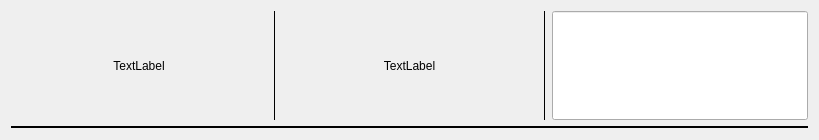
<?xml version="1.0" encoding="UTF-8"?>
<ui version="4.0">
 <class>OCR_Data_Widget</class>
 <widget class="QWidget" name="OCR_Data_Widget">
  <property name="geometry">
   <rect>
    <x>0</x>
    <y>0</y>
    <width>819</width>
    <height>140</height>
   </rect>
  </property>
  <property name="windowTitle">
   <string>Form</string>
  </property>
  <layout class="QVBoxLayout" name="verticalLayout">
   <item>
    <layout class="QHBoxLayout" name="horizontalLayout">
     <item>
      <widget class="QLabel" name="label">
       <property name="text">
        <string>TextLabel</string>
       </property>
       <property name="alignment">
        <set>Qt::AlignCenter</set>
       </property>
      </widget>
     </item>
     <item>
      <widget class="Line" name="line">
       <property name="frameShadow">
        <enum>QFrame::Plain</enum>
       </property>
       <property name="orientation">
        <enum>Qt::Vertical</enum>
       </property>
      </widget>
     </item>
     <item>
      <widget class="QLabel" name="label_2">
       <property name="text">
        <string>TextLabel</string>
       </property>
       <property name="alignment">
        <set>Qt::AlignCenter</set>
       </property>
      </widget>
     </item>
     <item>
      <widget class="Line" name="line_2">
       <property name="frameShadow">
        <enum>QFrame::Plain</enum>
       </property>
       <property name="orientation">
        <enum>Qt::Vertical</enum>
       </property>
      </widget>
     </item>
     <item>
      <widget class="QLineEdit" name="lineEdit">
       <property name="sizePolicy">
        <sizepolicy hsizetype="Preferred" vsizetype="Preferred">
         <horstretch>0</horstretch>
         <verstretch>0</verstretch>
        </sizepolicy>
       </property>
      </widget>
     </item>
    </layout>
   </item>
   <item>
    <widget class="Line" name="line_3">
     <property name="frameShadow">
      <enum>QFrame::Plain</enum>
     </property>
     <property name="lineWidth">
      <number>2</number>
     </property>
     <property name="orientation">
      <enum>Qt::Horizontal</enum>
     </property>
    </widget>
   </item>
  </layout>
 </widget>
 <resources/>
 <connections/>
</ui>
